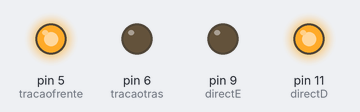
Recording of a sketch running on a simulated Arduino Uno, built with avr-gcc and run on an emulated ATmega328P. On the bench: output pins drawn as LEDs (lit = HIGH).

Above: at 0.5 s.
At 13.5 s:
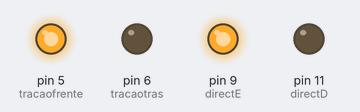
At 21.0 s:
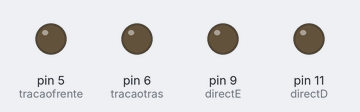
At 28.5 s:
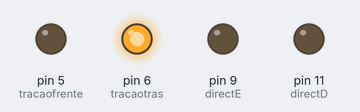
Timing chart, 0 to 33.8 s (numbered marks = the images above):
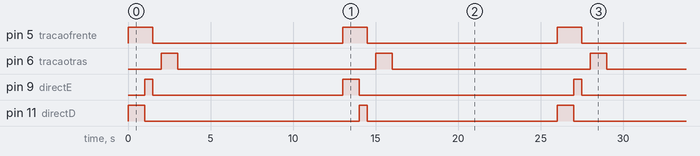

Measured:
- by itself, pin 5 (tracaofrente): alternates HIGH for 1.5 s and LOW for 11.5 s
- by itself, pin 6 (tracaotras): alternates HIGH for 1.0 s and LOW for 12.0 s
- by itself, pin 9 (directE): repeats every 26.0 s: LOW 11.5 s, HIGH 1.0 s, LOW 13.0 s, HIGH 0.50 s
- by itself, pin 11 (directD): repeats every 26.0 s: LOW 13.0 s, HIGH 0.50 s, LOW 11.5 s, HIGH 1.0 s

The sketch:

carrinho.ino
```cpp
#define tracaofrente 5
#define tracaotras 6
#define directD 11
#define directE 9

void setup() {
  pinMode(tracaofrente, OUTPUT);
  pinMode(tracaotras, OUTPUT);
  pinMode(directD, OUTPUT);
  pinMode(directE, OUTPUT);
}

void loop() {

  //bloco de codigo responsavel por realizar a trasferencia do da vaga esquerda para a vaga direita
  analogWrite(tracaofrente, 255);
  analogWrite(directD, 255);
  delay(1000);
  digitalWrite(directD, LOW);
  analogWrite(directE, 255);
  delay(500);
  digitalWrite(directE, LOW);
  digitalWrite(tracaofrente, LOW);
  delay(500);
  analogWrite(tracaotras, 255);
  delay(1000);
  digitalWrite(tracaotras, LOW);
  delay(10000);

  //bloco de codigo responsavel por ir da vaga a direita para a vaga a esquerda

  analogWrite(tracaofrente, 255);
  analogWrite(directE, 255);
  delay(1000);
  digitalWrite(directE, LOW);
  analogWrite(directD, 255);
  delay(500);
  digitalWrite(directD, LOW);
  digitalWrite(tracaofrente, LOW);
  delay(500);
  analogWrite(tracaotras, 255);
  delay(1000);
  digitalWrite(tracaotras, LOW);
  delay(10000);
}
```
